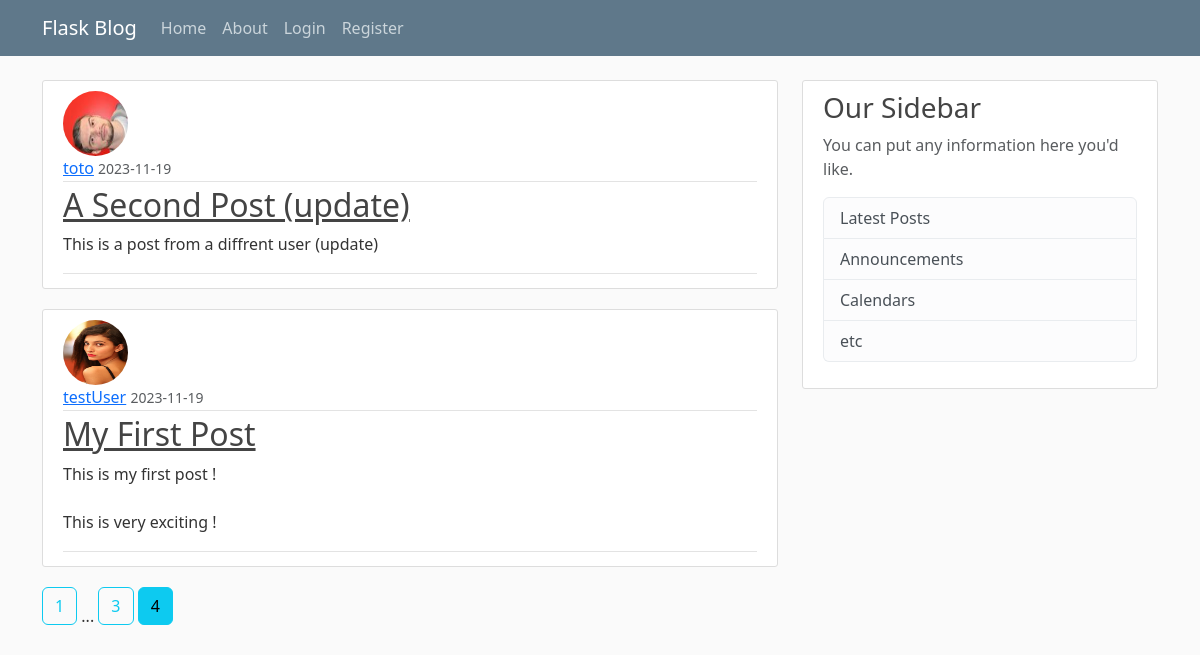
/home?page=4, run on the app's committed database.
### flaskblog/models.py (models this page shows, shortened)
class Post(db.Model):
    id = db.Column(db.Integer, primary_key=True)
    title = db.Column(db.String(100), nullable=False)
    date_posted = db.Column(db.DateTime, nullable=False, default=datetime.utcnow)
    content = db.Column(db.Text, nullable=False)
    user_id = db.Column(db.Integer, db.ForeignKey('user.id'), nullable=False)

class User(db.Model, UserMixin):
    id = db.Column(db.Integer, primary_key=True)
    username = db.Column(db.String(20), unique=True, nullable=False)
    email = db.Column(db.String(120), unique=True, nullable=False)
    image_file = db.Column(db.String(20), nullable=False, default='default.jpg')
    password = db.Column(db.String(60), nullable=False)
    posts = db.relationship('Post', backref='author', lazy=True)

### flaskblog/main/routes.py (the view)
@main.route("/")
@main.route("/home")
def home():
    page = request.args.get('page', 1, type=int)
    posts = Post.query.order_by(Post.date_posted.desc()).paginate(page=page, per_page=2)
    return render_template('home.html', posts=posts)

### flaskblog/templates/home.html
{% extends "layout.html" %}
{% block content %}
    {% for post in posts.items %}
        <article class="media content-section">
            <img class="rounded-circle article-img" src="{{ url_for('static', filename='profile_pics/'+ post.author.image_file) }}">
            <div class="article-metadata">
                <div class="article-metadata">
                    <a class="mr-2" href="{{ url_for('users.user_posts', username=post.author.username) }}">{{ post.author.username }}</a>
                    <small class="text-muted">{{ post.date_posted.strftime('%Y-%m-%d') }}</small>
                </div>
                <h2><a class="article-title" href="{{ url_for('posts.post', post_id=post.id) }}">{{ post.title }}</a></h2>
                <p class="article-content">{{ post.content }}</p>
            </div>
        </article>
    {% endfor %}
    {% for page_num in posts.iter_pages(left_edge=1, right_edge=1, left_current=1, right_current=2) %}
        {% if page_num %}
            {% if posts.page == page_num %}
                <a class="btn btn-info mb-4" href="{{ url_for('main.home', page=page_num) }}">{{ page_num }}</a>
            {% else %}
                <a class="btn btn-outline-info mb-4" href="{{ url_for('main.home', page=page_num) }}">{{ page_num }}</a>
            {% endif %}
        {% else %}
            ...
        {% endif %}
    {% endfor %}
{% endblock content %}

### flaskblog/templates/layout.html (shortened to what this page needs)
<!DOCTYPE html>
<html>
<head>
    <link href="https://cdn.jsdelivr.net/npm/bootstrap@5.3.2/dist/css/bootstrap.min.css" rel="stylesheet">
    <link rel="stylesheet" type="text/css" href="{{ url_for('static', filename='main.css') }}">
</head>
<body>
    <header class="site-header">
        <nav class="navbar navbar-expand-md navbar-dark bg-steel fixed-top">
          <div class="container">
            <a class="navbar-brand mr-4" href="/">Flask Blog</a>
            <div class="collapse navbar-collapse" id="navbarToggle">
              <div class="navbar-nav mr-auto">
                <a class="nav-item nav-link" href="{{ url_for('main.home') }}">Home</a>
                <a class="nav-item nav-link" href="{{ url_for('main.about') }}">About</a>
              </div>
              <div class="navbar-nav">
                {% if current_user.is_authenticated %}
                    <a class="nav-item nav-link" href="{{ url_for('posts.new_post') }}">New Post</a>
                    <a class="nav-item nav-link" href="{{ url_for('users.logout') }}">Logout</a>
                    <a class="nav-item nav-link" href="{{ url_for('users.account') }}">Account</a>
                {% else %}
                    <a class="nav-item nav-link" href="{{ url_for('users.login') }}">Login</a>
                    <a class="nav-item nav-link" href="{{ url_for('users.register') }}">Register</a>
                {% endif %}
              </div>
            </div>
          </div>
        </nav>
    </header>
    <main role="main" class="container">
        <div class="row">
            <div class="col-md-8">
            {% block content %}{% endblock %}
            </div>
            <div class="col-md-4">
            <div class="content-section">
                <h3>Our Sidebar</h3>
                <p class='text-muted'>You can put any information here you'd like.
                <ul class="list-group">
                    <li class="list-group-item list-group-item-light">Latest Posts</li>
                    <li class="list-group-item list-group-item-light">Announcements</li>
                    <li class="list-group-item list-group-item-light">Calendars</li>
                    <li class="list-group-item list-group-item-light">etc</li>
                </ul>
                </p>
            </div>
            </div>
        </div>
        </main>
</body>
</html>

### flaskblog/static/main.css (style rules this page uses)
body { background: #fafafa; color: #333333; margin-top: 5rem; }
h1, h2, h3, h4, h5, h6 { color: #444444; }
.bg-steel { background-color: #5f788a; }
.site-header .navbar-nav .nav-link { color: #cbd5db; }
.content-section { background: #ffffff; padding: 10px 20px; border: 1px solid #dddddd; border-radius: 3px; margin-bottom: 20px; }
.article-title { color: #444444; }
.article-content { white-space: pre-line; }
.article-img { height: 65px; width: 65px; margin-right: 16px; }
.article-metadata { padding-bottom: 1px; margin-bottom: 4px; border-bottom: 1px solid #e3e3e3 }

### data on the page
Post: image_file (picture), author.username "toto", date_posted "2023-11-19", title "A Second Post (update)", content "This is a post from a diffrent user (update)"
Post: image_file (placeholder picture), author.username "testUser", date_posted "2023-11-19", title "My First Post", content "This is my first post ! This is very exciting !"

### other printed values
{{ page_num }} "1" "3"
{{ page_num }} "4"
